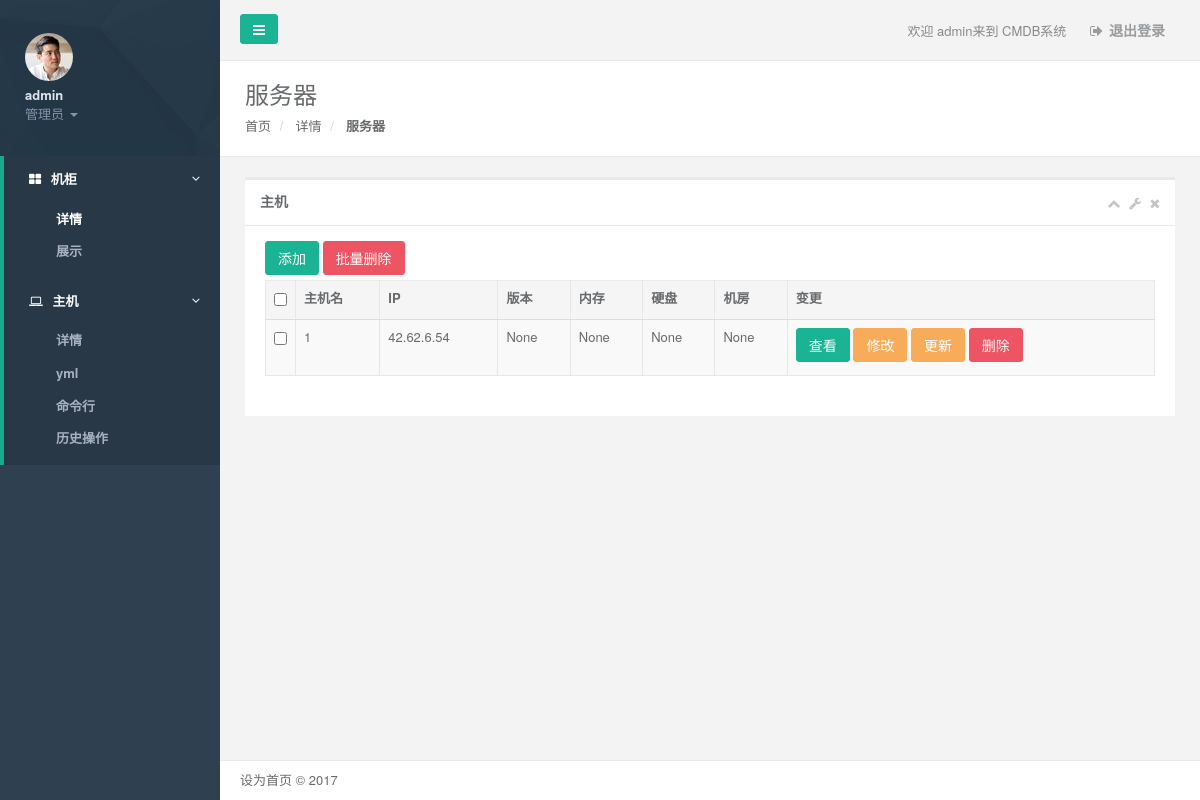
Before: /host/host.html (signed in) with the older database file.
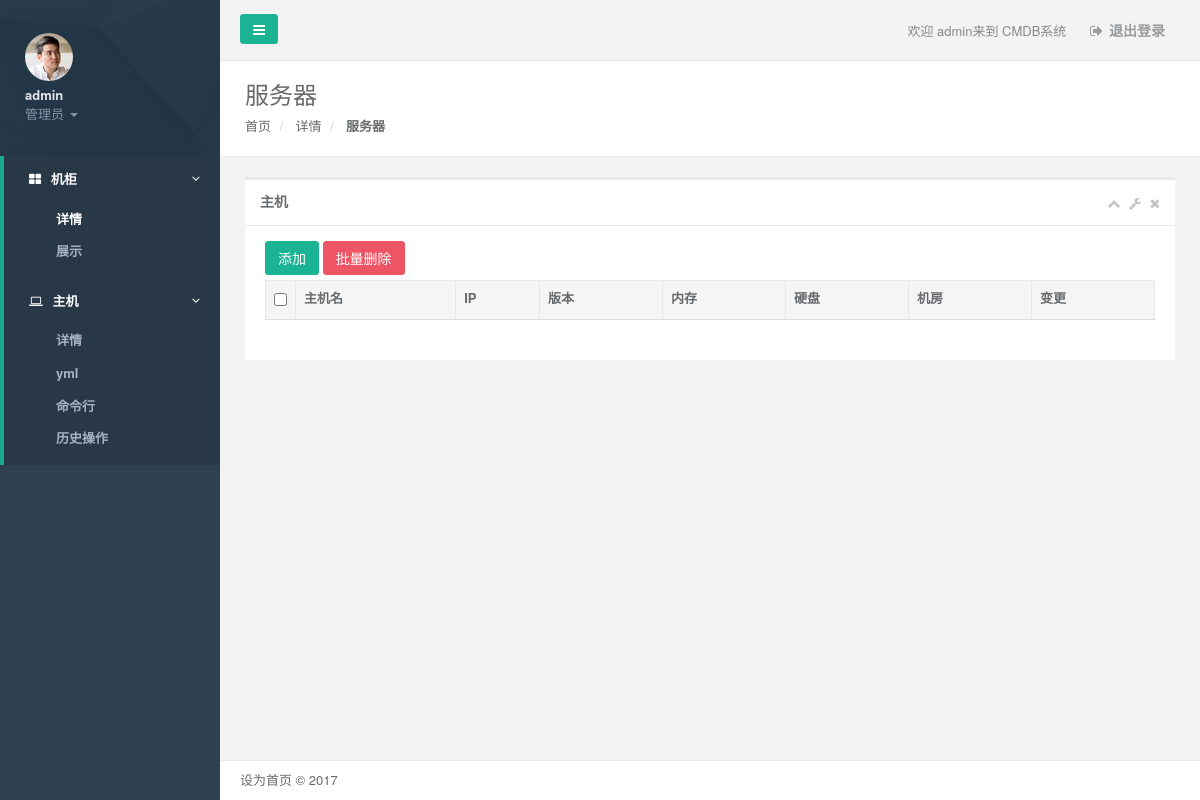
After: the same page with the newer database file.
### hostinfo/models.py (models this page shows, shortened)
class Host(models.Model):
    hostname = models.CharField(max_length=50, verbose_name='主机编号')
    ip = models.GenericIPAddressField(verbose_name='IP',null=True)
    port = models.CharField(max_length=50, verbose_name='端口',null=True)
    username = models.CharField(max_length=50, verbose_name='登陆用户',null=True)
    password = models.CharField(max_length=50, verbose_name='密码',null=True)
    jifang = models.ForeignKey(to=Business, to_field='id', null=True)
    osversion = models.CharField(max_length=50,verbose_name='系统版本',null=True)
    memory = models.CharField(max_length=50,verbose_name='内存',null=True)
    disk = models.CharField(max_length=50,verbose_name='硬盘',null=True)
    sn = models.CharField(max_length=50, verbose_name='SN', null=True)
    model_name = models.CharField(max_length=50, verbose_name='型号', null=True)
    cpu_core = models.CharField(max_length=50, verbose_name='CPU', null=True)
    beizhu = models.CharField(max_length=1000, verbose_name='备注', null=True)
    class  Meta:
        db_table ="Host"
        verbose_name="服务器"
        verbose_name_plural = '服务器'

### hostinfo/views.py (the view)
# urls.py: url(r'^host/', include('hostinfo.urls')),
@login_required(login_url="/login.html")
def host(request):  ##首页
    host = Host.objects.filter(id__gt=0)
    jifang_list = Business.objects.all()
    return render(request, 'host/host.html', {"host_list": host, "jifang_list": jifang_list})

### templates/host/host.html (shortened to what the changed rows need)
{% extends "base.html" %}
{% block page-content-title %}服务器 {% endblock %}
{% block page-content %}
    <div class="wrapper wrapper-content animated fadeInRight">
        <div class="row">
            <div class="col-lg-12">
                <div class="ibox float-e-margins">
                    <div class="ibox-content">
                        <div class="table-responsive">
<form   id="del_form_hostall" class="form-horizontal  " >
                            <table class="table table-striped table-bordered table-hover dataTables-example"
                                   style="word-break:break-all; word-wrap:break-word;">
                                <thead>
                                <tr>
                                    <th width="20"> <input  type="checkbox"    id="CheckedAll"></th>
                                    <th>主机名</th>
                                    <th>IP</th>
                                    <th>版本</th>
                                    <th>内存</th>
                                    <th>硬盘</th>
                                    <th>机房</th>
                                    <th>变更
                                    </th>
                                </tr>
                                </thead>
                                <tbody>
                                {% for row  in host_list %}
                                    <tr class="gradeX" nid="{{ row.id }}" jifang_id="{{ row.jifang_id }}"
                                        hostname="{{ row.hostname }}" ip="{{ row.ip }}" osversion="{{ row.osversion }}"
                                        memory="{{ row.memory }}" disk="{{ row.disk }}" sn="{{ row.sn }}"
                                        beizhu="{{ row.beizhu }}" username="{{ row.username }}" port="{{ row.port }}"
                                        cpu_core="{{ row.cpu_core }}" model_name="{{ row.model_name }}"
                                        beizhu="{{ row.beizhu }}" >
                                       <td > <input  type="checkbox"    value="{{ row.id }}"    name="id"   ></td>
                                        <td>{{ row.hostname }}</td>
                                        <td>{{ row.ip }}</td>
                                        <td>{{ row.osversion }}</td>
                                        <td>{{ row.memory }}</td>
                                        <td>{{ row.disk }}</td>
                                        <td noWrap>{{ row.jifang }}</td>
                                        <td noWrap>
                                            <button type="button" class="btn btn-primary  host_see" data-toggle="modal"
                                                    data-target="#myModa4">查看
                                            </button>
                                            {% if     perms.hostinfo.change_host %}
                                                <button type="button" class="btn btn-warning  host_change"
                                                        data-toggle="modal" data-target="#myModa2">修改
                                                </button> {% endif %}
                                            {% if     perms.hostinfo.change_host %}
                                                <a type="button" class="btn btn-warning  host_update"
                                                >更新
                                                </a> {% endif %}
                                            {% if     perms.hostinfo.delete_host %}
                                                <button type="button" class="btn btn-danger   host_del"
                                                        data-toggle="modal"
                                                        data-target="#myModa5">删除
                                                </button>{% endif %}
                                        </td>
                                    </tr>
                                {% endfor %}
                                </tbody>
                            </table>
     </form>
                        </div>
                    </div>
                </div>
            </div>
        </div>
    </div>
{% endblock %}

Changed rows visible on the page:
removed Host: hostname "1", ip "42.62.6.54", osversion "None", memory "None", disk "None", jifang "None"
